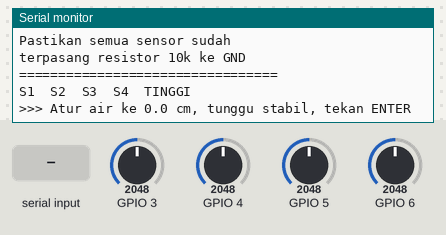
Bench run of a sketch on a simulated ESP32. Shown: the last lines printed to the serial monitor. The test bench sets the inputs (shaded band); at power-on: GPIO 3 = 2048, GPIO 4 = 2048, GPIO 5 = 2048, GPIO 6 = 2048 (analog values on the 0–4095 scale).

Above: at 1.2 s.
1.3 s: "1" received over Serial
At 2.9 s:
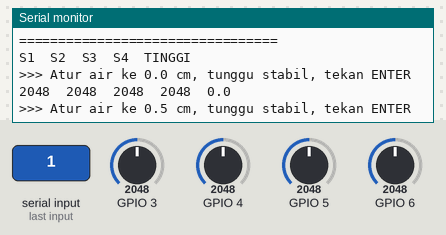
3.2 s: "0" received over Serial
At 4.4 s:
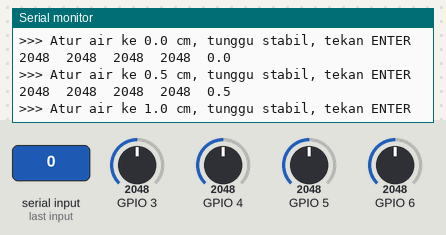

The sketch:

sketch_jun8a.ino
```cpp
// =============================================
// KALIBRASI 4 SENSOR - bacaMedian
// Ketinggian: 0, 0.5, 1.0, 1.5, 2.0, 2.5, 3.0, 3.5, 4.0 cm
// =============================================

#define SENSOR_1    4
#define SENSOR_2    6
#define SENSOR_3    5
#define SENSOR_4    3
#define JUMLAH_BACA 100

int bacaMedian(int pin) {
  int samples[JUMLAH_BACA];
  for (int i = 0; i < JUMLAH_BACA; i++) {
    samples[i] = analogRead(pin);
    delay(1);
  }
  for (int i = 0; i < JUMLAH_BACA-1; i++)
    for (int j = 0; j < JUMLAH_BACA-i-1; j++)
      if (samples[j] > samples[j+1]) {
        int t=samples[j]; samples[j]=samples[j+1]; samples[j+1]=t;
      }
  long total = 0;
  int dari   = JUMLAH_BACA/4;
  int sampai = 3*JUMLAH_BACA/4;
  for (int i = dari; i < sampai; i++) total += samples[i];
  return total/(sampai-dari);
}

float tingkat[] = {0.0, 0.5, 1.0, 1.5, 2.0, 2.5, 3.0, 3.5, 4.0};
int jumlahTitik = 9;
int titikSekarang = 0;

void setup() {
  Serial.begin(115200);
  analogReadResolution(12);
  analogSetAttenuation(ADC_11db);

  Serial.println("=================================");
  Serial.println("KALIBRASI 4 SENSOR SEKALIGUS");
  Serial.println("Pastikan semua sensor sudah");
  Serial.println("terpasang resistor 10k ke GND");
  Serial.println("=================================");
  Serial.println();
  Serial.println("S1\tS2\tS3\tS4\tTINGGI");
  tampilkanInstruksi();
}

void tampilkanInstruksi() {
  if (titikSekarang >= jumlahTitik) {
    Serial.println();
    Serial.println("=================================");
    Serial.println("KALIBRASI SELESAI!");
    Serial.println("Copy tabel di atas ke program utama");
    Serial.println("=================================");
    return;
  }
  Serial.println();
  Serial.print(">>> Atur air ke ");
  Serial.print(tingkat[titikSekarang], 1);
  Serial.println(" cm, tunggu stabil, tekan ENTER");
}

void loop() {
  if (Serial.available()) {
    while (Serial.available()) Serial.read(); // buang semua karakter

    int adc1 = bacaMedian(SENSOR_1);
    int adc2 = bacaMedian(SENSOR_2);
    int adc3 = bacaMedian(SENSOR_3);
    int adc4 = bacaMedian(SENSOR_4);

    Serial.print(adc1); Serial.print("\t");
    Serial.print(adc2); Serial.print("\t");
    Serial.print(adc3); Serial.print("\t");
    Serial.print(adc4); Serial.print("\t");
    Serial.println(tingkat[titikSekarang], 1);

    titikSekarang++;
    tampilkanInstruksi();
  }
}
```

Measured:
- after the input at 1.3 s, the serial monitor: prints a new line after 0.45 s (image 1)
- after the input at 3.2 s, the serial monitor: prints a new line after 0.45 s (image 2)
